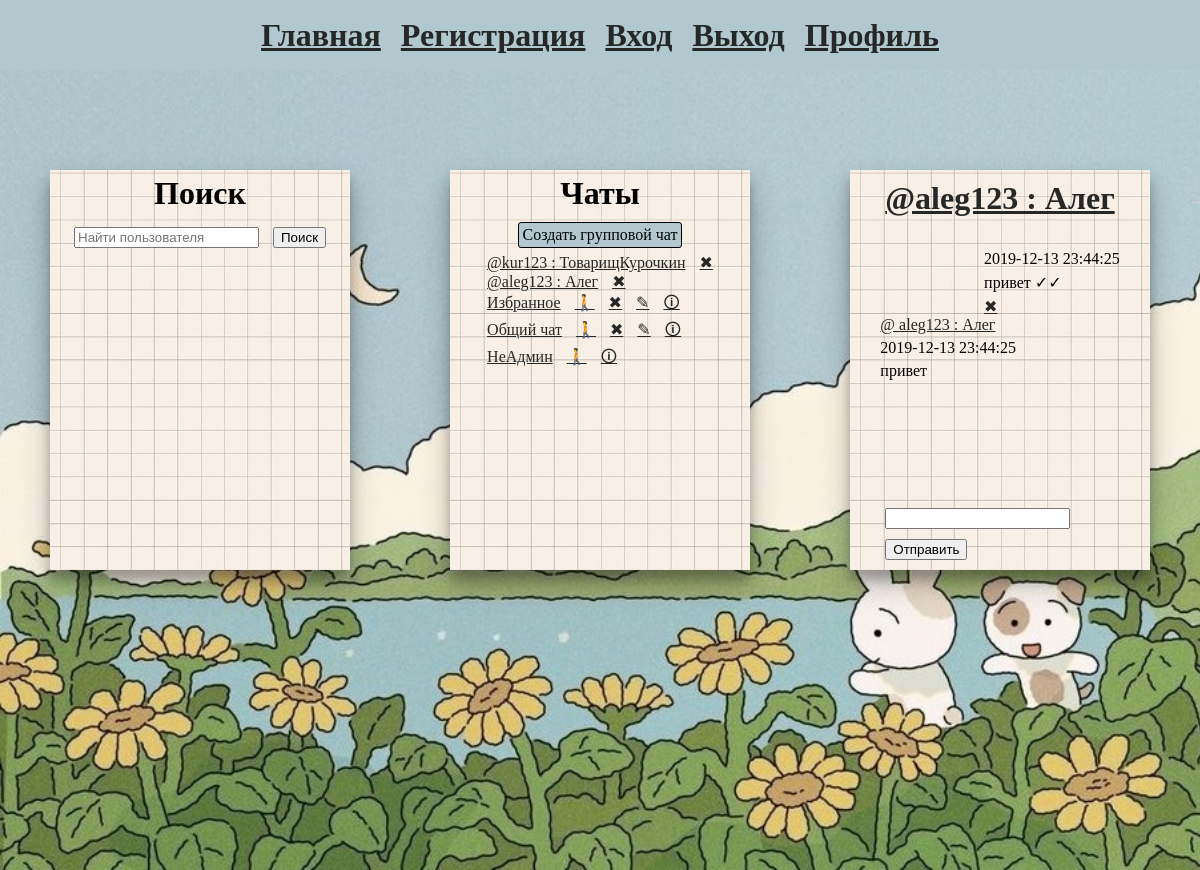
/?chat_id=3 (signed in), run on an earlier commit of the app's database.
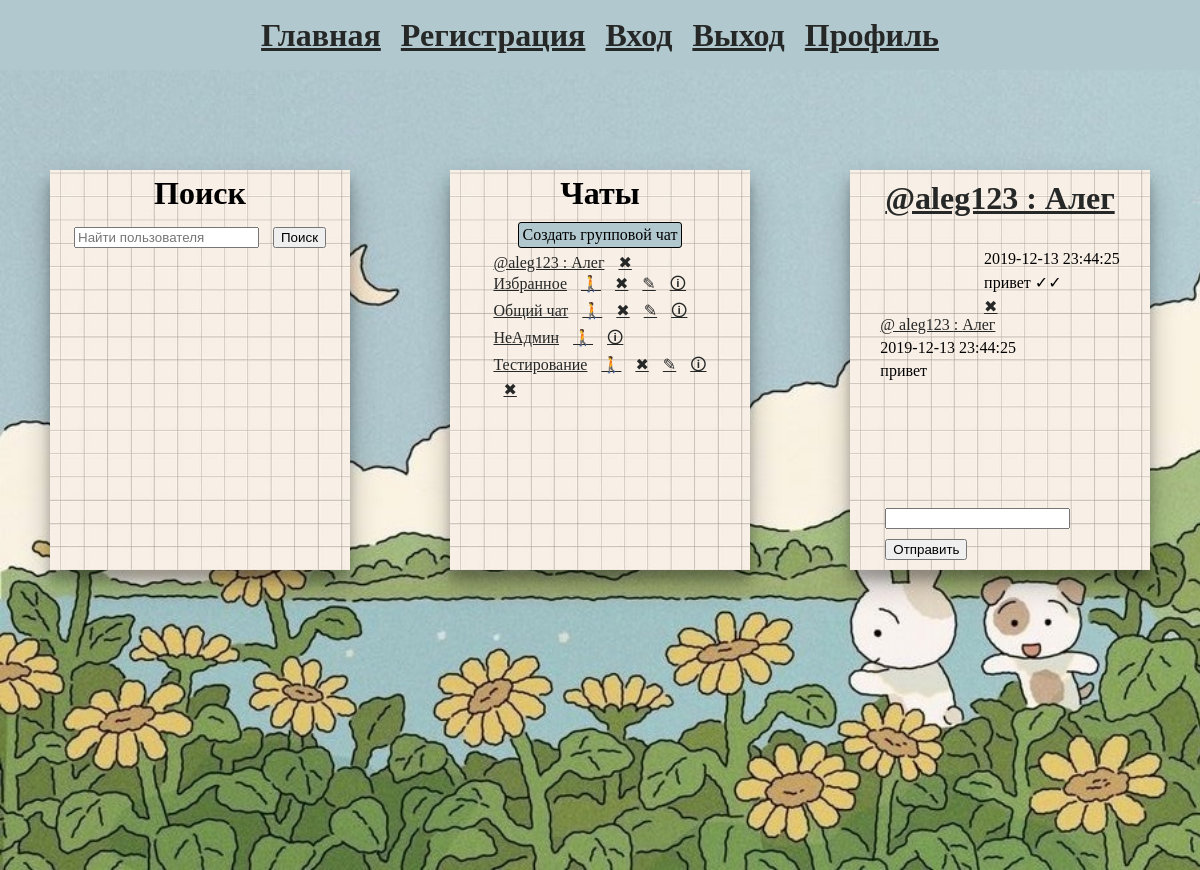
And on a later commit of the database.
### database_setup.py (models this page shows, shortened)
class ChatParticipant(Base):
    __tablename__ = 'chat_participant'
    Id = Column(Integer, primary_key=True)
    Status = Column(Integer, nullable=False, default=0)  # 0-участник, 1-администратор
    UserId = Column(Integer, ForeignKey('user.Id'), nullable=False)
    ChatId = Column(Integer, ForeignKey('chat.Id'), nullable=False)

class Chat(Base):
    __tablename__ = 'chat'
    Id = Column(Integer, primary_key=True)
    Name = Column(String(300), nullable=False, default="")
    Type = Column(Integer, nullable=False, default=0)  # 0-личная переписка 1-общий чат
    Date = Column(DateTime, default=datetime.utcnow, nullable=False)
    Messages = relationship('Message', backref='chat', lazy=True)
    ChatParticipants = relationship('ChatParticipant', backref='chat', lazy=True)

class Message(Base):
    __tablename__ = 'message'
    Id = Column(Integer, primary_key=True)
    Date = Column(DateTime, default=datetime.utcnow, nullable=False)
    Status = Column(Integer, nullable=False, default=0)  # 0-не прочитано 1-прочитанно
    SenderId = Column(Integer, ForeignKey('user.Id'), nullable=False)
    ChatId = Column(Integer, ForeignKey('chat.Id'), nullable=False)
    ContentId = Column(Integer, ForeignKey('content.Id'), nullable=False)

class Content(Base):
    __tablename__ = 'content'
    Id = Column(Integer, primary_key=True)
    Text = Column(Text, nullable=False, default="")
    Photo = Column(String(300), nullable=False, default="")
    Messages = relationship('Message', backref='content', lazy=True)

class User(Base, UserMixin, SerializerMixin):
    __tablename__ = 'user'
    Id = Column(Integer, primary_key=True)
    Name = Column(String(300), nullable=False)
    Photo = Column(String(300), default="/static/images/icon.jpg")
    Login = Column(String(300), unique=True, nullable=False)
    Password = Column(String(300), nullable=False)
    ChatParticipants = relationship('ChatParticipant', backref='user', lazy=True)
    Messages = relationship('Message', backref='user', lazy=True)

### main.py (the view, shortened to what this page needs)
@app.route('/', methods=['POST', 'GET'])
@login_required
def index():
    user_id = current_user.Id
    user_chats = session.query(ChatParticipant).filter(ChatParticipant.UserId == str(user_id)).all()
    chats = []
    for user_chat in user_chats:
        personal_chat = session.query(ChatParticipant, Chat, User). \
            filter(and_(ChatParticipant.ChatId == user_chat.ChatId, ChatParticipant.UserId != user_id)). \
            join(Chat, and_(Chat.Id == ChatParticipant.ChatId, Chat.Type == 0)). \
            join(User, User.Id == ChatParticipant.UserId).order_by(asc(Chat.Date)).first()
        group_chat = session.query(ChatParticipant, Chat). \
            filter(and_(ChatParticipant.ChatId == user_chat.ChatId, ChatParticipant.UserId == user_id)). \
            join(Chat, and_(Chat.Id == ChatParticipant.ChatId, Chat.Type == 1)).first()
        if personal_chat:
            personal_chat.Chat.Name = "@" + str(personal_chat.User.Login) + " : " + str(personal_chat.User.Name)
            chats.append(personal_chat)
        elif group_chat:
            chats.append(group_chat)
    if request.args.get('chat_id'):
        chat_id = request.args.get('chat_id')
        chat = session.query(Chat).filter(Chat.Id == chat_id).first()
        access = session.query(ChatParticipant). \
            filter(and_(ChatParticipant.ChatId == chat_id, ChatParticipant.UserId == user_id)).first()
        if not access:
            return redirect('/')
        messages = session.query(Message, Chat, Content, User). \
            filter(Chat.Id == chat_id). \
            join(Chat, Message.ChatId == Chat.Id). \
            join(Content, Message.ContentId == Content.Id). \
            join(User, User.Id == Message.SenderId). \
            order_by(asc(Message.Date)).all()
        for message in messages:
            if message.Message.SenderId != user_id and message.Message.Status == 0:
                message.Message.Status = 1
            session.commit()
        return render_template('index.html', chats=chats, chat=chat, messages=messages, user_id=user_id)

### main.py (called while the page is built)
@login_manager.user_loader
def load_user(user_id):
    return session.query(User).filter_by(Id=user_id).first()

### templates/index.html (shortened to what the changed rows need)
{% extends 'base.html' %}
{% block body %}
<div class="background_image">
    <div class="paper top_div">
        <div>
            <div class="top_div">
                <h1>Поиск</h1>
            </div>
        </div>
    </div>
    <div class="paper top_div">
        <div>
            <div class="top_div">
                <h1>Чаты</h1>
            </div>
            <div class="scrolling">
                {% for chat in chats %}
                    {% if chat.Chat.Type == 0%}
                        <a href="{{ url_for('index', chat_id=chat.Chat.Id) }}">{{ chat.Chat.Name }}</a>
                        <a href="{{ url_for('delete_chat', chat_id=chat.Chat.Id) }}">✖</a>
                    {% endif %}
                    {% if chat.Chat.Type == 1 and chat.ChatParticipant.Status == 1 %}
                        <a href="{{ url_for('index', chat_id=chat.Chat.Id) }}">{{ chat.Chat.Name }}</a>
                        <a href="{{ url_for('leave_chat', user_id=user_id, group_chat_id=chat.Chat.Id) }}">🚶</a>
                        <a href="{{ url_for('delete_chat', chat_id=chat.Chat.Id) }}">✖</a>
                        <a href="{{ url_for('edit_group_chat', group_chat_id=chat.Chat.Id) }}">✎</a>
                        <a href="{{ url_for('group_chat_inf', group_chat_id=chat.Chat.Id) }}">🛈</a>
                    {% elif chat.ChatParticipant.Status == 0%}
                        <a href="{{ url_for('index', chat_id=chat.Chat.Id) }}">{{ chat.Chat.Name }}</a>
                        <a href="{{ url_for('leave_chat', user_id=user_id, group_chat_id=chat.Chat.Id) }}">🚶</a>
                        <a href="{{ url_for('group_chat_inf', group_chat_id=chat.Chat.Id) }}">🛈</a>
                    {% endif %}
                    <br>
                {% endfor %}
            </div>
        </div>
    </div>
    <div class="paper top_div">
        <div>
            {% if messages is defined %}
            <div class="top_div">
                    {% if chat.Type == 0 %}
                <a href="{{ url_for('profile', user_info=chat.Name) }}"><h1>{{ chat.Name }}</h1></a>
                    {% else %}
                <a href="{{ url_for('group_chat_inf', group_chat_id=chat.Id) }}"><h1>{{ chat.Name }}</h1></a>
                    {% endif%}
            </div>
                <br>
                <div>
                    <div class="scrolling">
                        {% for message in messages %}
                            {% if message.Message.SenderId == user_id %}
                                <div class="message my">
                                    <p>{{message.Message.Date.fromtimestamp(1576280665)}}</p>
                                    {% if message.Message.Status == 0 %}
                                        <p>{{message.Content.Text}} ✓</p>
                                    {% else %}
                                        <p>{{message.Content.Text}} ✓✓</p>
                                    {% endif %}
                                    <a href="{{ url_for('delete_message', message_id=message.Content.Id, chat_id=chat.Id) }}">✖</a>
                                </div><br>
                            {% else %}
                                <div class="message other">
                                    <a href="{{ url_for('profile', user_id=message.User.Id) }}">@ {{ message.User.Login }} : {{ message.User.Name }}</a>
                                    <p>{{message.Message.Date.fromtimestamp(1576280665)}}</p>
                                    <p>{{message.Content.Text}}</p>
                                </div><br>
                            {% endif %}
                        {% endfor %}
                    </div>
                </div>
                {% else %}
                    <div class="top_div">
                        <h1>Сообщения</h1>
                    </div>
                {% endif %}
        </div>
    </div>
</div>
{% endblock %}

What changed in the data, as far as the page shows it:
removed ChatParticipant: Chat.Name "@kur123 : ТоварищКурочкин"
added ChatParticipant: Chat.Name "Тестирование"
